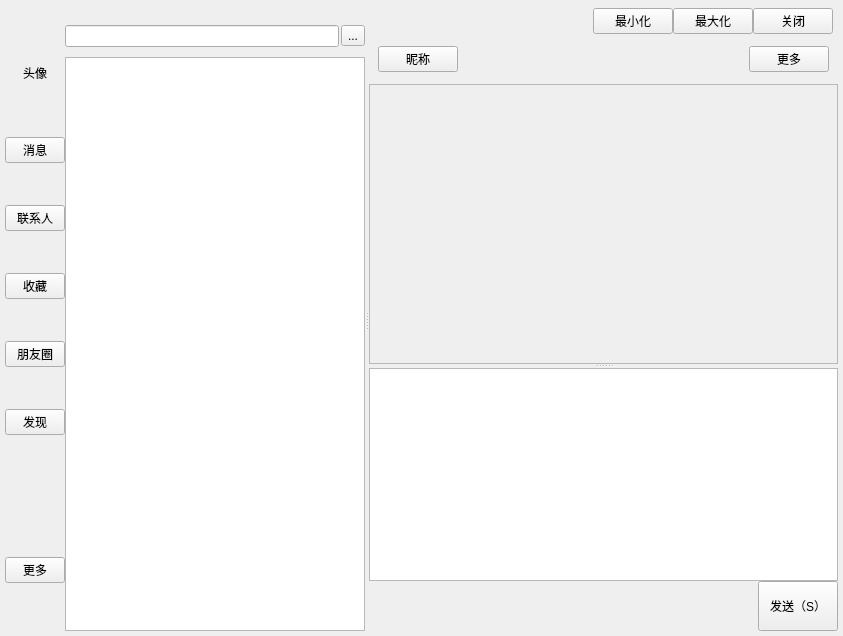
<?xml version="1.0" encoding="UTF-8"?>
<ui version="4.0">
 <class>ChatWindow</class>
 <widget class="QWidget" name="ChatWindow">
  <property name="geometry">
   <rect>
    <x>0</x>
    <y>0</y>
    <width>843</width>
    <height>636</height>
   </rect>
  </property>
  <property name="minimumSize">
   <size>
    <width>0</width>
    <height>400</height>
   </size>
  </property>
  <property name="windowTitle">
   <string>ChatWindow</string>
  </property>
  <layout class="QHBoxLayout" name="horizontalLayout_4">
   <property name="spacing">
    <number>0</number>
   </property>
   <property name="leftMargin">
    <number>5</number>
   </property>
   <property name="topMargin">
    <number>8</number>
   </property>
   <property name="rightMargin">
    <number>5</number>
   </property>
   <property name="bottomMargin">
    <number>5</number>
   </property>
   <item>
    <widget class="QFrame" name="leftBox">
     <property name="enabled">
      <bool>true</bool>
     </property>
     <property name="sizePolicy">
      <sizepolicy hsizetype="Fixed" vsizetype="Preferred">
       <horstretch>0</horstretch>
       <verstretch>0</verstretch>
      </sizepolicy>
     </property>
     <property name="minimumSize">
      <size>
       <width>60</width>
       <height>0</height>
      </size>
     </property>
     <property name="maximumSize">
      <size>
       <width>60</width>
       <height>16777215</height>
      </size>
     </property>
     <layout class="QVBoxLayout" name="verticalLayout">
      <property name="spacing">
       <number>0</number>
      </property>
      <property name="leftMargin">
       <number>0</number>
      </property>
      <property name="topMargin">
       <number>0</number>
      </property>
      <property name="rightMargin">
       <number>0</number>
      </property>
      <property name="bottomMargin">
       <number>0</number>
      </property>
      <item alignment="Qt::AlignHCenter">
       <widget class="ClickableLabel" name="avatar">
        <property name="maximumSize">
         <size>
          <width>45</width>
          <height>45</height>
         </size>
        </property>
        <property name="text">
         <string>头像</string>
        </property>
        <property name="textFormat">
         <enum>Qt::AutoText</enum>
        </property>
        <property name="alignment">
         <set>Qt::AlignCenter</set>
        </property>
        <property name="margin">
         <number>0</number>
        </property>
       </widget>
      </item>
      <item>
       <widget class="QPushButton" name="message">
        <property name="text">
         <string>消息</string>
        </property>
       </widget>
      </item>
      <item>
       <widget class="QPushButton" name="contact">
        <property name="text">
         <string>联系人</string>
        </property>
       </widget>
      </item>
      <item>
       <widget class="QPushButton" name="collect">
        <property name="text">
         <string>收藏</string>
        </property>
       </widget>
      </item>
      <item>
       <widget class="QPushButton" name="moments">
        <property name="text">
         <string>朋友圈</string>
        </property>
       </widget>
      </item>
      <item>
       <widget class="QPushButton" name="search">
        <property name="text">
         <string>发现</string>
        </property>
       </widget>
      </item>
      <item>
       <spacer name="verticalSpacer">
        <property name="orientation">
         <enum>Qt::Vertical</enum>
        </property>
        <property name="sizeType">
         <enum>QSizePolicy::Fixed</enum>
        </property>
        <property name="sizeHint" stdset="0">
         <size>
          <width>20</width>
          <height>80</height>
         </size>
        </property>
       </spacer>
      </item>
      <item>
       <widget class="QPushButton" name="more">
        <property name="text">
         <string>更多</string>
        </property>
       </widget>
      </item>
     </layout>
    </widget>
   </item>
   <item>
    <widget class="QSplitter" name="rightLine">
     <property name="orientation">
      <enum>Qt::Horizontal</enum>
     </property>
     <widget class="QStackedWidget" name="centerBox">
      <property name="minimumSize">
       <size>
        <width>220</width>
        <height>0</height>
       </size>
      </property>
      <property name="maximumSize">
       <size>
        <width>330</width>
        <height>16777215</height>
       </size>
      </property>
      <property name="currentIndex">
       <number>0</number>
      </property>
      <widget class="QWidget" name="page1">
       <layout class="QVBoxLayout" name="verticalLayout_3">
        <property name="spacing">
         <number>10</number>
        </property>
        <property name="leftMargin">
         <number>0</number>
        </property>
        <property name="topMargin">
         <number>17</number>
        </property>
        <property name="rightMargin">
         <number>0</number>
        </property>
        <property name="bottomMargin">
         <number>0</number>
        </property>
        <item>
         <layout class="QHBoxLayout" name="horizontalLayout">
          <property name="spacing">
           <number>2</number>
          </property>
          <property name="bottomMargin">
           <number>0</number>
          </property>
          <item>
           <widget class="QLineEdit" name="lineEdit"/>
          </item>
          <item>
           <widget class="QToolButton" name="extendBtn">
            <property name="text">
             <string>...</string>
            </property>
           </widget>
          </item>
         </layout>
        </item>
        <item>
         <widget class="QListView" name="messageListView">
          <property name="minimumSize">
           <size>
            <width>220</width>
            <height>0</height>
           </size>
          </property>
          <property name="maximumSize">
           <size>
            <width>330</width>
            <height>16777215</height>
           </size>
          </property>
          <property name="verticalScrollBarPolicy">
           <enum>Qt::ScrollBarAsNeeded</enum>
          </property>
          <property name="horizontalScrollBarPolicy">
           <enum>Qt::ScrollBarAsNeeded</enum>
          </property>
          <property name="sizeAdjustPolicy">
           <enum>QAbstractScrollArea::AdjustIgnored</enum>
          </property>
          <property name="viewMode">
           <enum>QListView::ListMode</enum>
          </property>
         </widget>
        </item>
       </layout>
      </widget>
      <widget class="QWidget" name="page2">
       <layout class="QVBoxLayout" name="verticalLayout_2">
        <property name="spacing">
         <number>10</number>
        </property>
        <property name="leftMargin">
         <number>0</number>
        </property>
        <property name="topMargin">
         <number>17</number>
        </property>
        <property name="rightMargin">
         <number>0</number>
        </property>
        <property name="bottomMargin">
         <number>0</number>
        </property>
        <item>
         <layout class="QHBoxLayout" name="horizontalLayout_5">
          <property name="spacing">
           <number>0</number>
          </property>
          <item>
           <widget class="QLineEdit" name="lineEdit_2"/>
          </item>
         </layout>
        </item>
        <item>
         <widget class="QListView" name="contactListView">
          <property name="sizePolicy">
           <sizepolicy hsizetype="MinimumExpanding" vsizetype="Expanding">
            <horstretch>0</horstretch>
            <verstretch>0</verstretch>
           </sizepolicy>
          </property>
          <property name="minimumSize">
           <size>
            <width>220</width>
            <height>0</height>
           </size>
          </property>
          <property name="maximumSize">
           <size>
            <width>330</width>
            <height>16777215</height>
           </size>
          </property>
          <property name="sizeIncrement">
           <size>
            <width>0</width>
            <height>0</height>
           </size>
          </property>
         </widget>
        </item>
       </layout>
      </widget>
     </widget>
     <widget class="QWidget" name="layoutWidget">
      <layout class="QHBoxLayout" name="mainWidget">
       <property name="spacing">
        <number>0</number>
       </property>
       <item>
        <layout class="QVBoxLayout" name="InfoBox">
         <property name="spacing">
          <number>0</number>
         </property>
         <item>
          <layout class="QHBoxLayout" name="menuBarWidget">
           <property name="leftMargin">
            <number>0</number>
           </property>
           <property name="topMargin">
            <number>0</number>
           </property>
           <property name="rightMargin">
            <number>5</number>
           </property>
           <property name="bottomMargin">
            <number>0</number>
           </property>
           <item>
            <spacer name="horizontalSpacer_3">
             <property name="orientation">
              <enum>Qt::Horizontal</enum>
             </property>
             <property name="sizeType">
              <enum>QSizePolicy::MinimumExpanding</enum>
             </property>
             <property name="sizeHint" stdset="0">
              <size>
               <width>0</width>
               <height>15</height>
              </size>
             </property>
            </spacer>
           </item>
           <item>
            <widget class="QPushButton" name="minimizeButton">
             <property name="maximumSize">
              <size>
               <width>16777215</width>
               <height>30</height>
              </size>
             </property>
             <property name="text">
              <string>最小化</string>
             </property>
            </widget>
           </item>
           <item>
            <widget class="QPushButton" name="maximizeButton">
             <property name="maximumSize">
              <size>
               <width>16777215</width>
               <height>30</height>
              </size>
             </property>
             <property name="text">
              <string>最大化</string>
             </property>
            </widget>
           </item>
           <item>
            <widget class="QPushButton" name="closeButton">
             <property name="maximumSize">
              <size>
               <width>16777215</width>
               <height>30</height>
              </size>
             </property>
             <property name="text">
              <string>关闭</string>
             </property>
            </widget>
           </item>
          </layout>
         </item>
         <item>
          <widget class="QStackedWidget" name="stackedWidget">
           <property name="minimumSize">
            <size>
             <width>400</width>
             <height>0</height>
            </size>
           </property>
           <property name="maximumSize">
            <size>
             <width>600</width>
             <height>16777215</height>
            </size>
           </property>
           <property name="currentIndex">
            <number>0</number>
           </property>
           <widget class="QWidget" name="chatPage">
            <property name="sizePolicy">
             <sizepolicy hsizetype="Expanding" vsizetype="Expanding">
              <horstretch>0</horstretch>
              <verstretch>0</verstretch>
             </sizepolicy>
            </property>
            <layout class="QGridLayout" name="gridLayout_2">
             <property name="leftMargin">
              <number>0</number>
             </property>
             <property name="topMargin">
              <number>0</number>
             </property>
             <property name="rightMargin">
              <number>0</number>
             </property>
             <property name="bottomMargin">
              <number>0</number>
             </property>
             <property name="spacing">
              <number>0</number>
             </property>
             <item row="0" column="0">
              <widget class="QStackedWidget" name="chatStackedWidget">
               <property name="lineWidth">
                <number>1</number>
               </property>
               <property name="currentIndex">
                <number>1</number>
               </property>
               <widget class="QWidget" name="defaultPage">
                <layout class="QGridLayout" name="gridLayout_3">
                 <property name="leftMargin">
                  <number>0</number>
                 </property>
                 <property name="topMargin">
                  <number>0</number>
                 </property>
                 <property name="rightMargin">
                  <number>0</number>
                 </property>
                 <property name="bottomMargin">
                  <number>0</number>
                 </property>
                 <property name="spacing">
                  <number>0</number>
                 </property>
                 <item row="0" column="0">
                  <widget class="QLabel" name="placeholderLabel">
                   <property name="text">
                    <string>&lt;html&gt;&lt;head/&gt;&lt;body&gt;&lt;p align=&quot;center&quot;&gt;&lt;span style=&quot; font-size:18pt; color:#808080;&quot;&gt;请选择一个联系人开始聊天&lt;/span&gt;&lt;/p&gt;&lt;p align=&quot;center&quot;&gt;&lt;img src=&quot;:/images/placeholder.png&quot; width=&quot;128&quot; height=&quot;128&quot;/&gt;&lt;/p&gt;&lt;/body&gt;&lt;/html&gt;</string>
                   </property>
                   <property name="alignment">
                    <set>Qt::AlignCenter</set>
                   </property>
                  </widget>
                 </item>
                </layout>
               </widget>
               <widget class="QWidget" name="messagePage">
                <layout class="QVBoxLayout" name="verticalLayout_7">
                 <property name="spacing">
                  <number>0</number>
                 </property>
                 <property name="leftMargin">
                  <number>0</number>
                 </property>
                 <property name="topMargin">
                  <number>0</number>
                 </property>
                 <property name="rightMargin">
                  <number>0</number>
                 </property>
                 <property name="bottomMargin">
                  <number>0</number>
                 </property>
                 <item>
                  <widget class="QFrame" name="contactBar">
                   <property name="minimumSize">
                    <size>
                     <width>0</width>
                     <height>50</height>
                    </size>
                   </property>
                   <property name="maximumSize">
                    <size>
                     <width>16777215</width>
                     <height>50</height>
                    </size>
                   </property>
                   <layout class="QHBoxLayout" name="horizontalLayout_2">
                    <item>
                     <widget class="QPushButton" name="nickname">
                      <property name="text">
                       <string>昵称</string>
                      </property>
                     </widget>
                    </item>
                    <item>
                     <spacer name="horizontalSpacer">
                      <property name="orientation">
                       <enum>Qt::Horizontal</enum>
                      </property>
                      <property name="sizeHint" stdset="0">
                       <size>
                        <width>40</width>
                        <height>20</height>
                       </size>
                      </property>
                     </spacer>
                    </item>
                    <item>
                     <widget class="QPushButton" name="moreInformation">
                      <property name="text">
                       <string>更多</string>
                      </property>
                     </widget>
                    </item>
                   </layout>
                  </widget>
                 </item>
                 <item>
                  <widget class="QSplitter" name="information">
                   <property name="sizePolicy">
                    <sizepolicy hsizetype="Preferred" vsizetype="Preferred">
                     <horstretch>0</horstretch>
                     <verstretch>0</verstretch>
                    </sizepolicy>
                   </property>
                   <property name="minimumSize">
                    <size>
                     <width>0</width>
                     <height>0</height>
                    </size>
                   </property>
                   <property name="orientation">
                    <enum>Qt::Vertical</enum>
                   </property>
                   <widget class="QScrollArea" name="messageArea">
                    <property name="sizePolicy">
                     <sizepolicy hsizetype="Expanding" vsizetype="Preferred">
                      <horstretch>0</horstretch>
                      <verstretch>0</verstretch>
                     </sizepolicy>
                    </property>
                    <property name="minimumSize">
                     <size>
                      <width>0</width>
                      <height>280</height>
                     </size>
                    </property>
                    <property name="baseSize">
                     <size>
                      <width>0</width>
                      <height>0</height>
                     </size>
                    </property>
                    <property name="widgetResizable">
                     <bool>true</bool>
                    </property>
                    <property name="alignment">
                     <set>Qt::AlignJustify|Qt::AlignVCenter</set>
                    </property>
                    <widget class="QWidget" name="messageScroll">
                     <property name="geometry">
                      <rect>
                       <x>0</x>
                       <y>0</y>
                       <width>469</width>
                       <height>278</height>
                      </rect>
                     </property>
                     <layout class="QVBoxLayout" name="verticalLayout_15">
                      <property name="spacing">
                       <number>0</number>
                      </property>
                      <property name="leftMargin">
                       <number>0</number>
                      </property>
                      <property name="topMargin">
                       <number>0</number>
                      </property>
                      <property name="rightMargin">
                       <number>0</number>
                      </property>
                      <property name="bottomMargin">
                       <number>0</number>
                      </property>
                      <item>
                       <layout class="QVBoxLayout" name="messageVBox">
                        <property name="spacing">
                         <number>0</number>
                        </property>
                       </layout>
                      </item>
                     </layout>
                    </widget>
                   </widget>
                   <widget class="MePlainTextEdit" name="inputBox">
                    <property name="sizePolicy">
                     <sizepolicy hsizetype="Expanding" vsizetype="Preferred">
                      <horstretch>0</horstretch>
                      <verstretch>0</verstretch>
                     </sizepolicy>
                    </property>
                    <property name="minimumSize">
                     <size>
                      <width>0</width>
                      <height>70</height>
                     </size>
                    </property>
                    <property name="baseSize">
                     <size>
                      <width>0</width>
                      <height>80</height>
                     </size>
                    </property>
                    <property name="font">
                     <font>
                      <pointsize>11</pointsize>
                     </font>
                    </property>
                    <property name="cursor" stdset="0">
                     <cursorShape>IBeamCursor</cursorShape>
                    </property>
                   </widget>
                  </widget>
                 </item>
                 <item alignment="Qt::AlignRight">
                  <widget class="QPushButton" name="sent">
                   <property name="sizePolicy">
                    <sizepolicy hsizetype="Fixed" vsizetype="Fixed">
                     <horstretch>0</horstretch>
                     <verstretch>0</verstretch>
                    </sizepolicy>
                   </property>
                   <property name="minimumSize">
                    <size>
                     <width>60</width>
                     <height>50</height>
                    </size>
                   </property>
                   <property name="layoutDirection">
                    <enum>Qt::LeftToRight</enum>
                   </property>
                   <property name="text">
                    <string>发送（S）</string>
                   </property>
                  </widget>
                 </item>
                </layout>
               </widget>
              </widget>
             </item>
            </layout>
           </widget>
           <widget class="QWidget" name="contactPage">
            <property name="sizePolicy">
             <sizepolicy hsizetype="Expanding" vsizetype="Expanding">
              <horstretch>0</horstretch>
              <verstretch>0</verstretch>
             </sizepolicy>
            </property>
            <layout class="QGridLayout" name="gridLayout_6">
             <property name="leftMargin">
              <number>0</number>
             </property>
             <property name="topMargin">
              <number>0</number>
             </property>
             <property name="rightMargin">
              <number>0</number>
             </property>
             <property name="bottomMargin">
              <number>0</number>
             </property>
             <property name="spacing">
              <number>0</number>
             </property>
             <item row="0" column="0">
              <widget class="QGroupBox" name="contactMessageBox">
               <property name="minimumSize">
                <size>
                 <width>0</width>
                 <height>0</height>
                </size>
               </property>
               <property name="maximumSize">
                <size>
                 <width>650</width>
                 <height>16777215</height>
                </size>
               </property>
               <property name="title">
                <string>好友信息</string>
               </property>
              </widget>
             </item>
            </layout>
           </widget>
           <widget class="QWidget" name="collectPage">
            <property name="sizePolicy">
             <sizepolicy hsizetype="Expanding" vsizetype="Expanding">
              <horstretch>0</horstretch>
              <verstretch>0</verstretch>
             </sizepolicy>
            </property>
            <layout class="QVBoxLayout" name="verticalLayout_5">
             <property name="spacing">
              <number>0</number>
             </property>
             <property name="leftMargin">
              <number>0</number>
             </property>
             <property name="topMargin">
              <number>0</number>
             </property>
             <property name="rightMargin">
              <number>0</number>
             </property>
             <property name="bottomMargin">
              <number>0</number>
             </property>
             <item>
              <widget class="QGroupBox" name="collectBox">
               <property name="title">
                <string>收藏</string>
               </property>
              </widget>
             </item>
            </layout>
           </widget>
           <widget class="QWidget" name="momentsPage">
            <property name="sizePolicy">
             <sizepolicy hsizetype="Expanding" vsizetype="Expanding">
              <horstretch>0</horstretch>
              <verstretch>0</verstretch>
             </sizepolicy>
            </property>
            <layout class="QVBoxLayout" name="verticalLayout_4">
             <property name="spacing">
              <number>0</number>
             </property>
             <property name="leftMargin">
              <number>0</number>
             </property>
             <property name="topMargin">
              <number>0</number>
             </property>
             <property name="rightMargin">
              <number>0</number>
             </property>
             <property name="bottomMargin">
              <number>0</number>
             </property>
             <item>
              <widget class="QGroupBox" name="momentBox">
               <property name="title">
                <string>朋友圈</string>
               </property>
              </widget>
             </item>
            </layout>
           </widget>
           <widget class="QWidget" name="searchPage">
            <property name="sizePolicy">
             <sizepolicy hsizetype="Expanding" vsizetype="Expanding">
              <horstretch>0</horstretch>
              <verstretch>0</verstretch>
             </sizepolicy>
            </property>
            <layout class="QVBoxLayout" name="verticalLayout_6">
             <property name="spacing">
              <number>0</number>
             </property>
             <property name="leftMargin">
              <number>0</number>
             </property>
             <property name="topMargin">
              <number>0</number>
             </property>
             <property name="rightMargin">
              <number>0</number>
             </property>
             <property name="bottomMargin">
              <number>0</number>
             </property>
             <item>
              <widget class="QGroupBox" name="groupBox">
               <property name="title">
                <string>发现</string>
               </property>
               <property name="checkable">
                <bool>false</bool>
               </property>
              </widget>
             </item>
            </layout>
           </widget>
          </widget>
         </item>
        </layout>
       </item>
      </layout>
     </widget>
    </widget>
   </item>
  </layout>
 </widget>
 <customwidgets>
  <customwidget>
   <class>MePlainTextEdit</class>
   <extends>QPlainTextEdit</extends>
   <header location="global">src/custom/meplaintextedit.h</header>
  </customwidget>
  <customwidget>
   <class>ClickableLabel</class>
   <extends>QLabel</extends>
   <header location="global">src/custom/clickablelabel.h</header>
  </customwidget>
 </customwidgets>
 <resources/>
 <connections/>
</ui>
